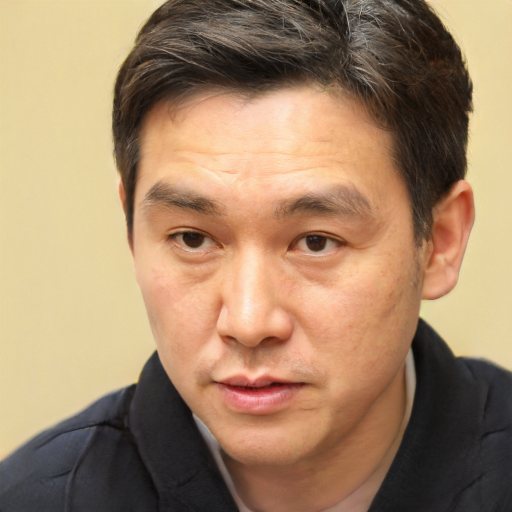
#> input picture data/datasets/tmp/non-smile/1123.png, 1024 x 1024 px, given in place of the camera (shown at 1/2 size)
$ python smile5.py
#> lines starting #> are read from the running program, lines starting #| are printed output that depends on the picture; after the words box and inside, x2 and y2 are one past the last pixel; in counts of white or black regions, pixels touching at a corner belong together
import cv2
import numpy as np
import matplotlib.pyplot as plt
import seaborn as sns
import os
from sklearn.metrics import confusion_matrix, classification_report, roc_curve, auc
from sklearn.model_selection import train_test_split
from sklearn.ensemble import RandomForestClassifier
import joblib

# ฟังก์ชันสำหรับโหลดข้อมูลภาพจากโฟลเดอร์และเตรียมข้อมูลสำหรับการเรียนรู้

# [79 lines left out: functions load_training_data, train_model, evaluate_model, not called in this run]

# ฟังก์ชันสำหรับตรวจจับรอยยิ้ม
# ใช้ Haarcascade เพื่อระบุใบหน้าและรอยยิ้มจากภาพที่ได้จากกล้อง

def detect_smile():
    face_cascade = cv2.CascadeClassifier(cv2.data.haarcascades + 'haarcascade_frontalface_default.xml')
    smile_cascade = cv2.CascadeClassifier(cv2.data.haarcascades + 'haarcascade_smile.xml')

    cap = cv2.VideoCapture(0)  # เปิดกล้อง
    y_true, y_pred = [], []  # รายการสำหรับเก็บค่าจริงและค่าทำนาย

    if not os.path.exists("smile"):
        os.makedirs("smile")  # สร้างโฟลเดอร์ "smile" หากยังไม่มี

    frame_count = 0
    while True:
        ret, frame = cap.read()  # อ่านภาพจากกล้อง
#> frame is the input picture: shape (1024, 1024, 3); mean B, G, R 104.5, 134, 163.7
        if not ret:
            break

        gray = cv2.cvtColor(frame, cv2.COLOR_BGR2GRAY)  # แปลงภาพเป็นระดับสีเทา
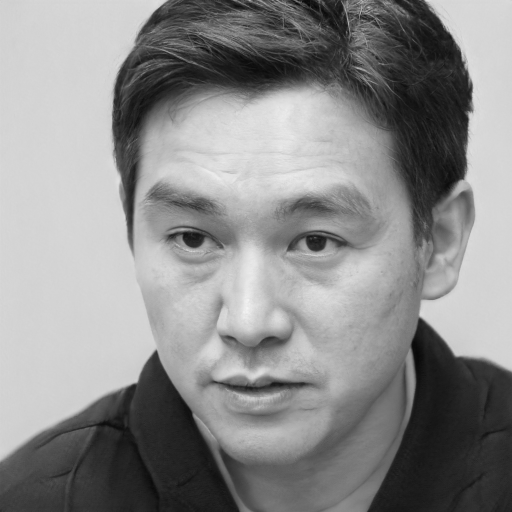
#> gray: shape (1024, 1024) (shown at 1/2 size); min 1, max 245, mean 139.5
        faces = face_cascade.detectMultiScale(gray, 1.3, 5)  # ตรวจจับใบหน้า
#> faces = [[171, 198, 714, 714]]

        for (x, y, w, h) in faces:
            roi_gray = gray[y:y+h, x:x+w]
            roi_color = frame[y:y+h, x:x+w]
            smiles = smile_cascade.detectMultiScale(roi_gray, 1.8, 20)  # ตรวจจับรอยยิ้ม

            is_smiling = len(smiles) > 0  # ตรวจสอบว่ามีรอยยิ้มหรือไม่
            y_true.append(1 if is_smiling else 0)
            y_pred.append(1 if is_smiling else 0)

            if is_smiling:
                cv2.putText(frame, 'Smiling :)', (x, y-10), cv2.FONT_HERSHEY_SIMPLEX, 0.9, (0, 255, 0), 2)
                cv2.rectangle(frame, (x, y), (x + w, y + h), (0, 255, 0), 2)  # วาดกรอบสีเขียวหากยิ้ม
            else:
                cv2.rectangle(frame, (x, y), (x + w, y + h), (255, 0, 0), 2)  # วาดกรอบสีน้ำเงินหากไม่ยิ้ม
#> this loop made 1 pass
#> (x, y, w, h, smiles, is_smiling) on pass 1: (171, 198, 714, 714, [[236, 549, 210, 105]], True)
#> pass 1, in detect_smile, `roi_gray = gray[y:y+h, x:x+w]`:
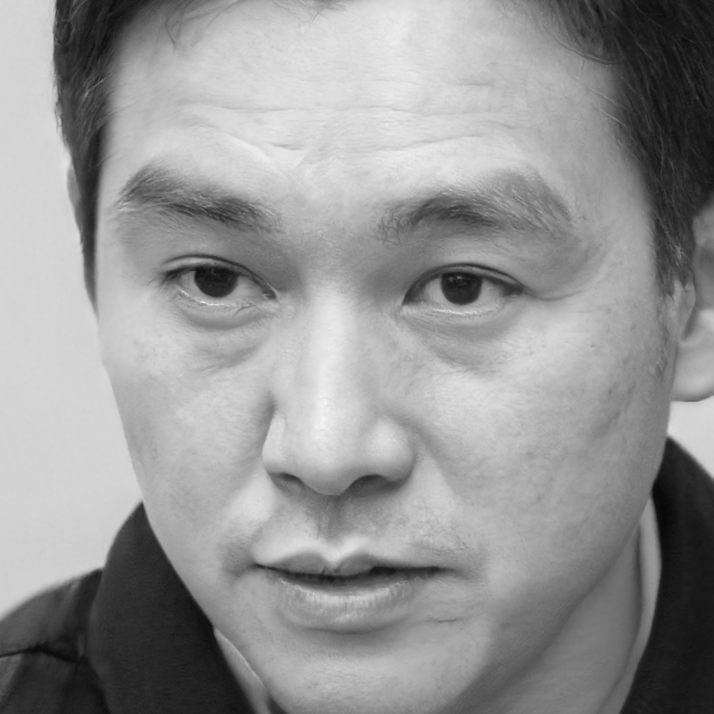
#> roi_gray: shape (714, 714); min 7, max 245, mean 148.9
#> pass 1, in detect_smile, `roi_color = frame[y:y+h, x:x+w]`:
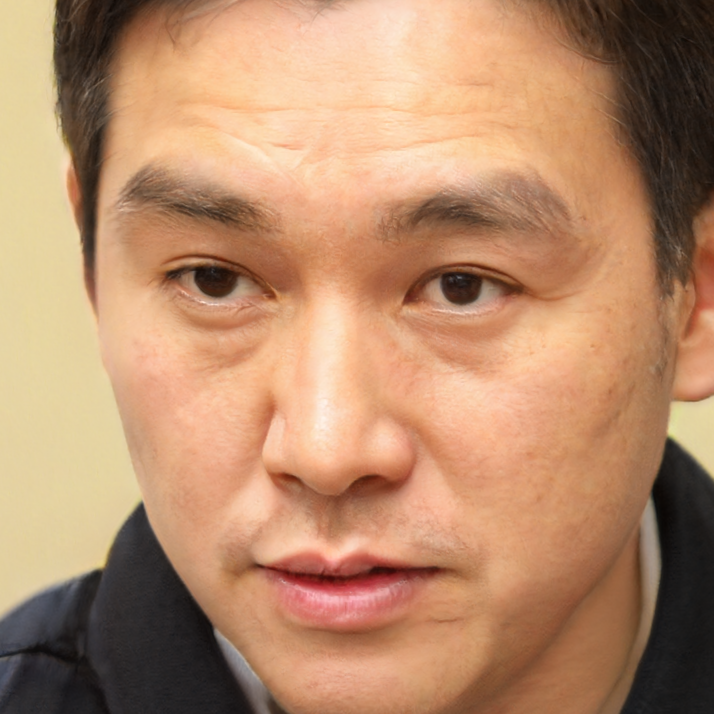
#> roi_color: shape (714, 714, 3); mean B, G, R 107.4, 139.5, 183.2
#> after the loop:
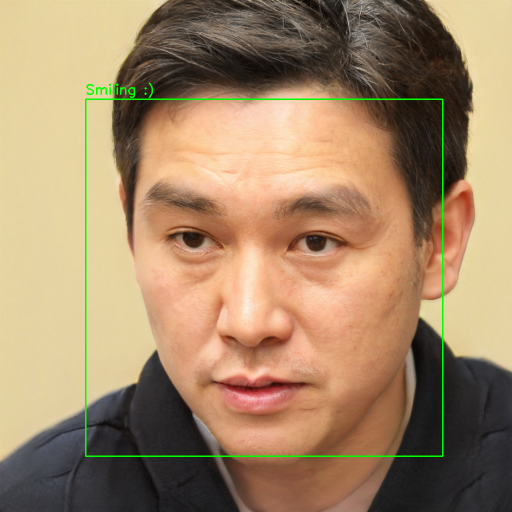
#> frame: shape (1024, 1024, 3) (shown at 1/2 size); 0.9% of pixels changed, all inside (x1, y1, x2, y2) = (170, 165, 887, 914)
#> after the loop, y_pred = [1]; y_true = [1]

        cv2.imshow('Smile Detector', frame)  # แสดงผลลัพธ์

        frame_path = f"smile/frame_{frame_count}.png"
        cv2.imwrite(frame_path, frame)  # บันทึกภาพในโฟลเดอร์ "smile"
        frame_count += 1

        key = cv2.waitKey(1) & 0xFF
#> (key q is pressed here)
        if key == ord('q') or key == 13:  # หยุดระบบเมื่อกด 'q' หรือ Enter
            break

    cap.release()
    cv2.destroyAllWindows()

    evaluate_model(y_true, y_pred)

# ฟังก์ชันสำหรับประเมินผลโมเดล

def evaluate_model(y_true, y_pred):
    cm = confusion_matrix(y_true, y_pred)  # คำนวณ Confusion Matrix
#> cm = [1]
    plt.figure(figsize=(6,6))
    sns.heatmap(cm, annot=True, fmt='d', cmap='Blues', xticklabels=['Not Smiling', 'Smiling'], yticklabels=['Not Smiling', 'Smiling'])
    plt.xlabel('Predicted')
    plt.ylabel('Actual')
    plt.title('Confusion Matrix')
    cm_path = "smile/confusion_matrix.png"
    plt.savefig(cm_path)  # บันทึก Confusion Matrix เป็นภาพ
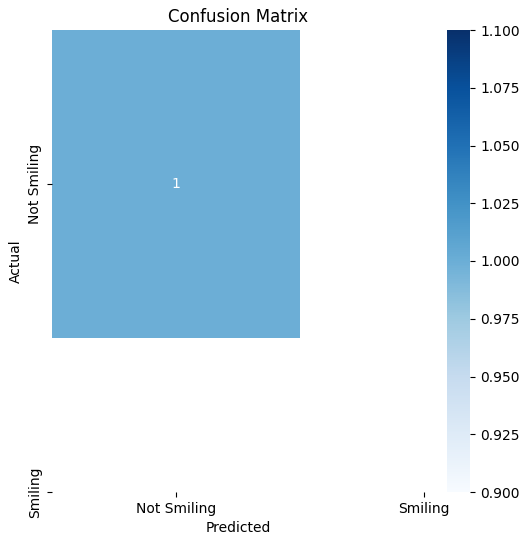
#> figure drawn by matplotlib, 2 panels
    plt.show()

    print("Classification Report:")
    print(classification_report(y_true, y_pred))  # แสดงผลรายงานการจำแนกประเภท
#|               precision    recall  f1-score   support
#|            1       1.00      1.00      1.00         1
#|     accuracy                           1.00         1
#|    macro avg       1.00      1.00      1.00         1
#| weighted avg       1.00      1.00      1.00         1

    fpr, tpr, _ = roc_curve(y_true, y_pred)
#> fpr = [nan, nan]; tpr = [0, 1]
    roc_auc = auc(fpr, tpr)
#> roc_auc = nan
    plt.figure()
    plt.plot(fpr, tpr, color='blue', lw=2, label=f'ROC curve (area = {roc_auc:.2f})')
    plt.plot([0, 1], [0, 1], color='gray', linestyle='--')
    plt.xlabel('False Positive Rate')
    plt.ylabel('True Positive Rate')
    plt.title('Receiver Operating Characteristic')
    plt.legend(loc='lower right')
    roc_path = "smile/roc_curve.png"
    plt.savefig(roc_path)  # บันทึก ROC Curve เป็นภาพ
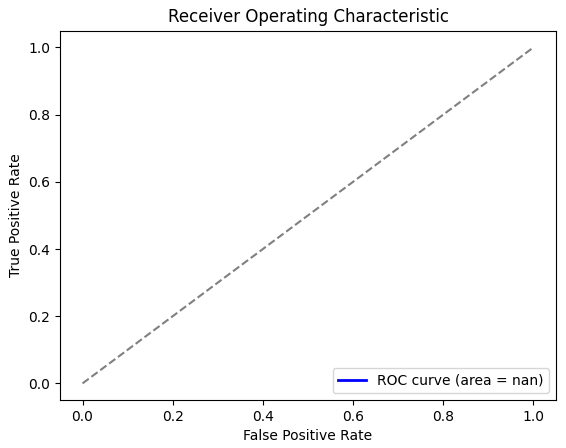
#> figure drawn by matplotlib, 1 panel
    plt.show()

    print(f"Confusion matrix saved at: {cm_path}")
    print(f"ROC curve saved at: {roc_path}")

if __name__ == "__main__":
    detect_smile()  # เรียกใช้ฟังก์ชันตรวจจับรอยยิ้ม

$ run again, on data/datasets/tmp/non-smile/1370.png
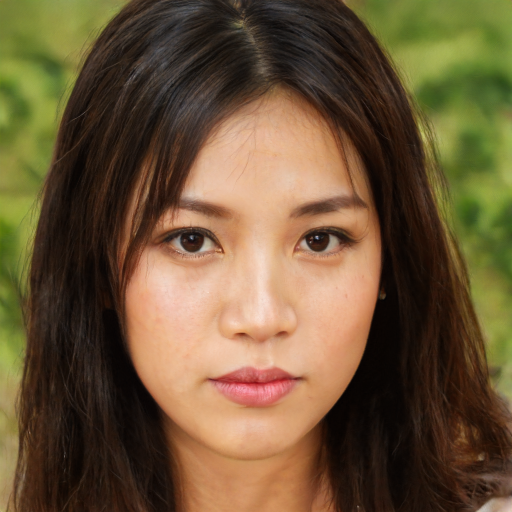
#> input picture data/datasets/tmp/non-smile/1370.png, 1024 x 1024 px, given in place of the camera (shown at 1/2 size)
#> in detect_smile, frame is the input picture: shape (1024, 1024, 3); mean B, G, R 55.7, 86.1, 107.8
#> faces = [[208, 253, 624, 624]]
#> the loop in detect_smile, `for (x, y, w, h) in faces:` made 1 pass
#> pass 1, in detect_smile, `roi_color = frame[y:y+h, x:x+w]`:
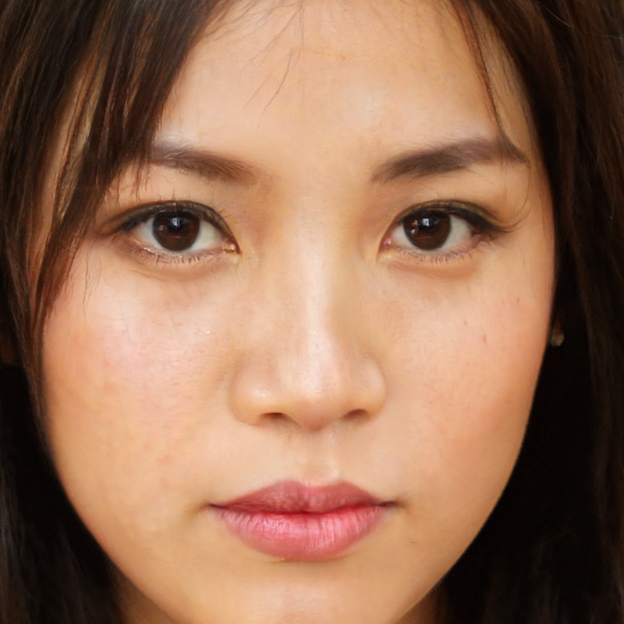
#> roi_color: shape (624, 624, 3); mean B, G, R 85.7, 110.4, 150.5
#> after the loop in detect_smile, `for (x, y, w, h) in faces:`:
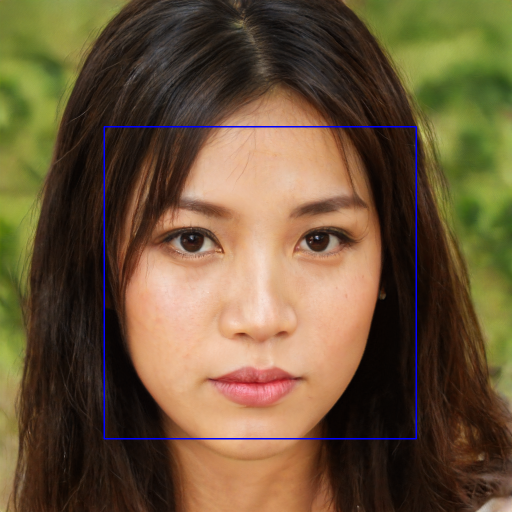
#> frame: shape (1024, 1024, 3) (shown at 1/2 size); 0.71% of pixels changed, all inside (x1, y1, x2, y2) = (207, 252, 834, 879)
#> after the loop in detect_smile, `for (x, y, w, h) in faces:`: y_pred = [0]
#> cm = [1]
#|               precision    recall  f1-score   support
#|            0       1.00      1.00      1.00         1
#|     accuracy                           1.00         1
#|    macro avg       1.00      1.00      1.00         1
#| weighted avg       1.00      1.00      1.00         1
#> fpr = [0, 1]; tpr = [nan, nan]
#> roc_auc = nan

$ run again, on data/datasets/tmp/non-smile/1447.png
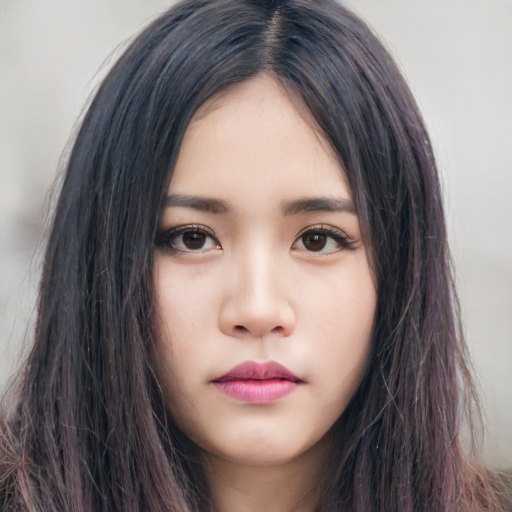
#> input picture data/datasets/tmp/non-smile/1447.png, 1024 x 1024 px, given in place of the camera (shown at 1/2 size)
#> in detect_smile, frame is the input picture: shape (1024, 1024, 3); mean B, G, R 122.2, 123.6, 135.4
#> faces = [[214, 250, 623, 623]]
#> the loop in detect_smile, `for (x, y, w, h) in faces:` made 1 pass
#> (x, y, w, h, smiles, is_smiling) on pass 1: (214, 250, 623, 623, [[205, 484, 210, 105]], True)
#> pass 1, in detect_smile, `roi_color = frame[y:y+h, x:x+w]`:
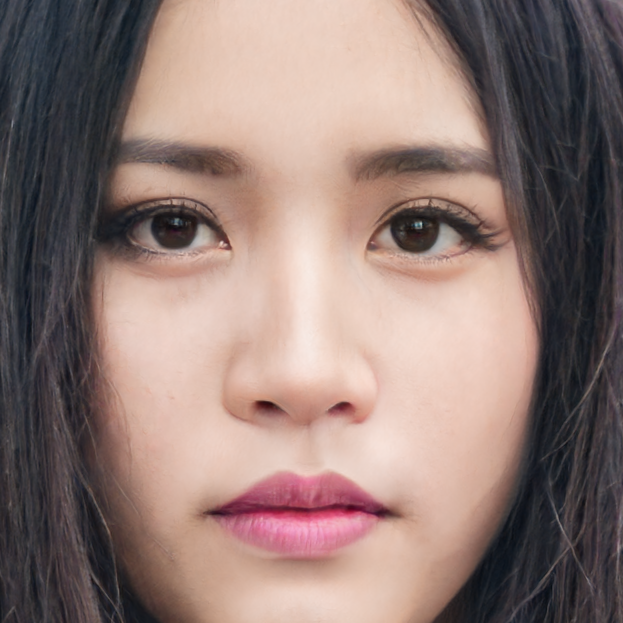
#> roi_color: shape (623, 623, 3); mean B, G, R 116.8, 122.3, 144.2
#> after the loop in detect_smile, `for (x, y, w, h) in faces:`:
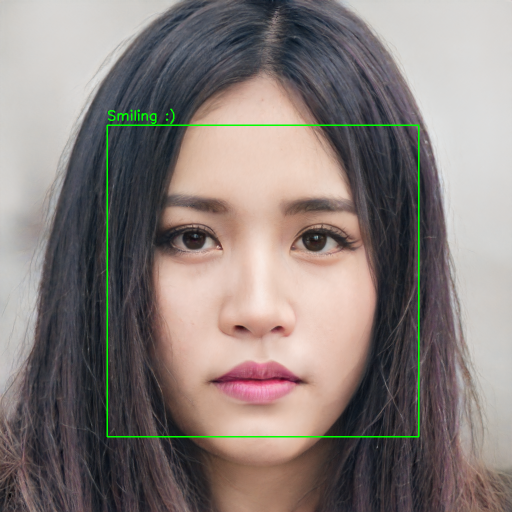
#> frame: shape (1024, 1024, 3) (shown at 1/2 size); 0.8% of pixels changed, all inside (x1, y1, x2, y2) = (213, 217, 839, 875)
#> after the loop in detect_smile, `for (x, y, w, h) in faces:`: y_pred = [1]
#|               precision    recall  f1-score   support
#|            1       1.00      1.00      1.00         1
#|     accuracy                           1.00         1
#|    macro avg       1.00      1.00      1.00         1
#| weighted avg       1.00      1.00      1.00         1
#> fpr = [nan, nan]; tpr = [0, 1]
#> roc_auc = nan

$ run again, on data/datasets/tmp/non-smile/1674.png
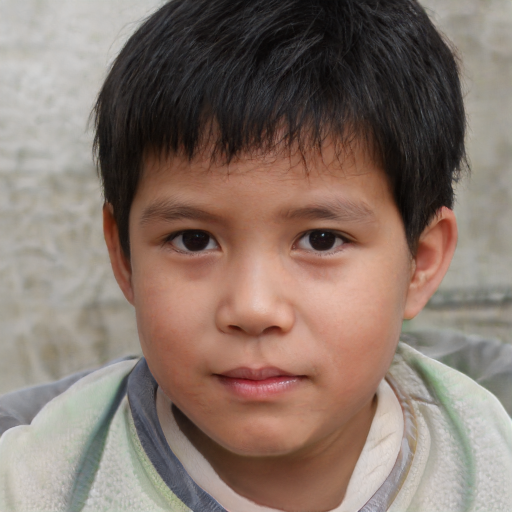
#> input picture data/datasets/tmp/non-smile/1674.png, 1024 x 1024 px, given in place of the camera (shown at 1/2 size)
#> in detect_smile, frame is the input picture: shape (1024, 1024, 3); mean B, G, R 107.3, 117.1, 135.1
#> faces = [[178, 226, 676, 676]]
#> the loop in detect_smile, `for (x, y, w, h) in faces:` made 1 pass
#> (x, y, w, h, smiles, is_smiling) on pass 1: (178, 226, 676, 676, [[234, 507, 210, 105], [161, 420, 378, 189]], True)
#> pass 1, in detect_smile, `roi_color = frame[y:y+h, x:x+w]`:
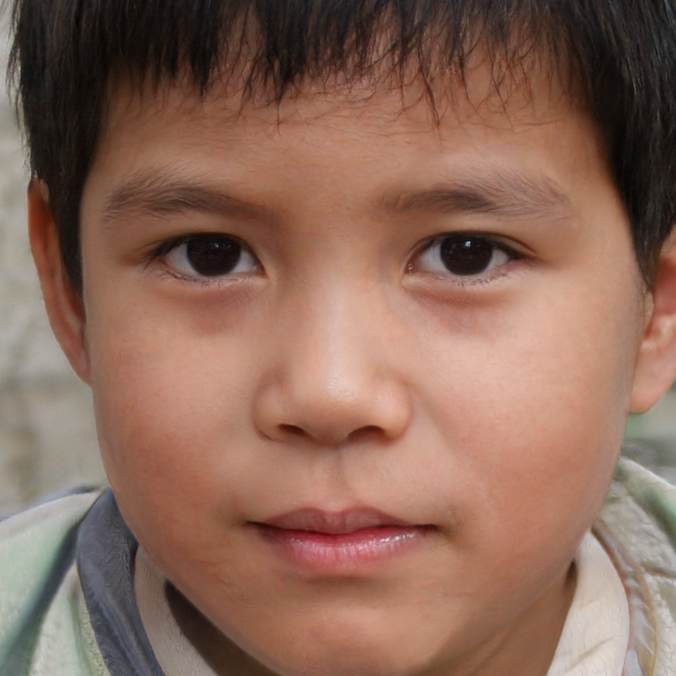
#> roi_color: shape (676, 676, 3); mean B, G, R 89.3, 104.2, 138.9
#> after the loop in detect_smile, `for (x, y, w, h) in faces:`:
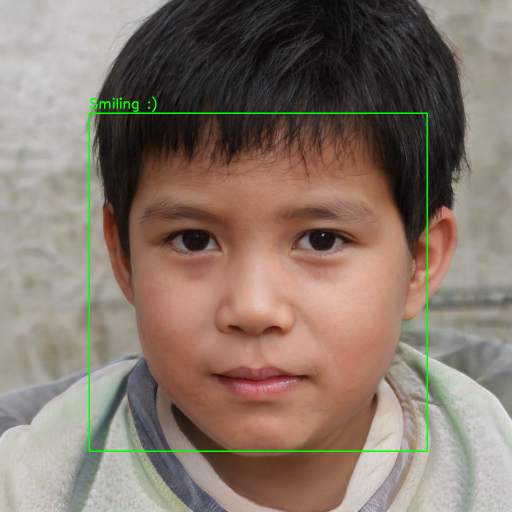
#> frame: shape (1024, 1024, 3) (shown at 1/2 size); 0.86% of pixels changed, all inside (x1, y1, x2, y2) = (177, 193, 856, 904)
#> after the loop in detect_smile, `for (x, y, w, h) in faces:`: y_pred = [1]
#|               precision    recall  f1-score   support
#|            1       1.00      1.00      1.00         1
#|     accuracy                           1.00         1
#|    macro avg       1.00      1.00      1.00         1
#| weighted avg       1.00      1.00      1.00         1
#> fpr = [nan, nan]; tpr = [0, 1]
#> roc_auc = nan
